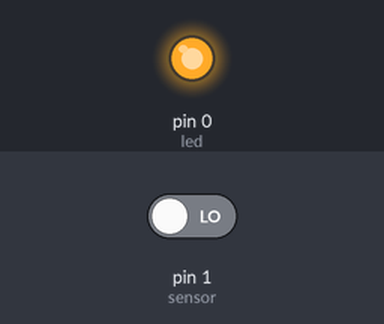
Simulated run of this sketch. Board: Arduino Uno, built with avr-gcc and run on an emulated ATmega328P. Parts: output pins drawn as LEDs (lit = HIGH). The inputs (shaded band) are chosen by the test bench; at power-on: pin 1 (sensor) LOW.

Above: at 1.2 s.
1.3 s: pin 1 (sensor) driven HIGH
At 1.9 s:
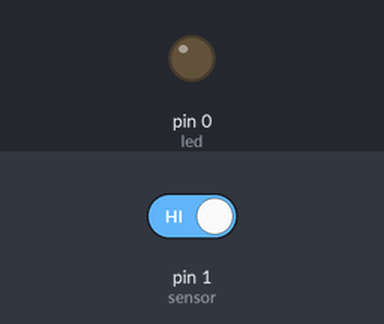
Timing chart, 0 to 4.3 s (numbered marks = the images above; inputs shaded):
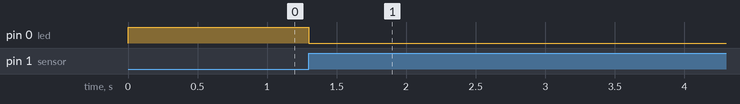

Measured:
- after the input at 1.3 s, pin 0 (led): HIGH → LOW at once

The sketch:

Multi-Source_Controlled_USB_lamp.ino
```cpp
int led =0;
int sensor=1;
int state1=HIGH;
boolean value=0;
int state2=LOW;


void setup()
{
  pinMode(led,OUTPUT);
  pinMode(sensor,INPUT);
}
void loop()
{
value=digitalRead(sensor);
if(value==HIGH && state2==LOW)
{
  if(state1==HIGH)
    state1=LOW;
  else
    state1=HIGH;
}
digitalWrite(0,state1);
state2=value;
}
```
